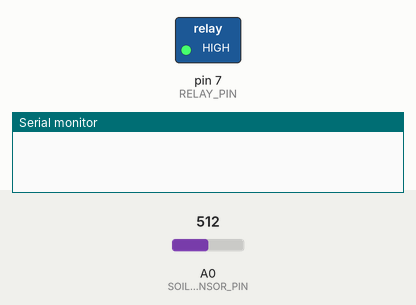
The sketch below on a simulated Arduino Uno, built with avr-gcc and run on an emulated ATmega328P. Parts: switched loads named in the sketch (green lamp = pin HIGH), the last lines printed to the serial monitor. Inputs (shaded band) come from the test bench; at power-on: A0 (SOIL_SENSOR_PIN) = 512.

Above: at 1.2 s.
1.3 s: A0 (SOIL_SENSOR_PIN) set to 581
7.5 s: A0 (SOIL_SENSOR_PIN) set to 617
At 10.0 s:
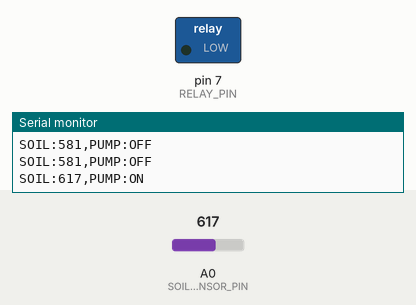
10.5 s: A0 (SOIL_SENSOR_PIN) set to 418
13.2 s: A0 (SOIL_SENSOR_PIN) set to 393
At 15.8 s:
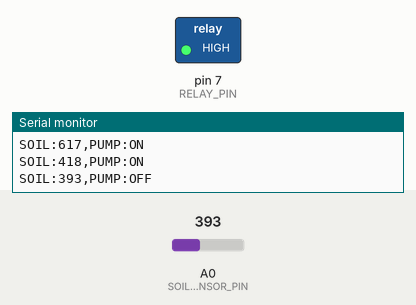
16.5 s: A0 (SOIL_SENSOR_PIN) set to 610
At 19.3 s:
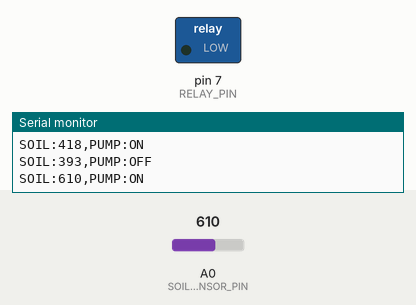
Timing chart, 0 to 20.5 s (numbered marks = the images above; inputs shaded):
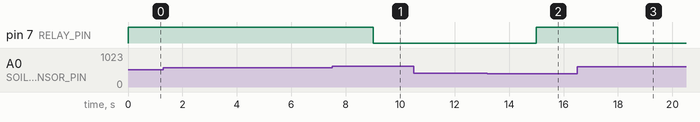

The sketch:

smartfarm.ino
```cpp
// =============================================
// 스마트팜 자동 급수 시스템
// Spring Boot 대시보드 연동 버전
//
// [송신] Arduino → PC (3초마다)
//   형식: SOIL:850,PUMP:OFF
//
// [수신] PC → Arduino (대시보드 수동 제어)
//   형식: PUMP_ON 또는 PUMP_OFF
// =============================================

// 핀 설정
const int SOIL_SENSOR_PIN = A0;  // 토양수분 센서 아날로그 핀
const int RELAY_PIN = 7;         // 릴레이 디지털 핀

// 자동 제어 임계값 (analogRead 범위: 0 ~ 1023, 높을수록 건조)
const int DRY_THRESHOLD = 600;   // 이상이면 건조 → 펌프 자동 ON
const int WET_THRESHOLD = 400;   // 이하면 충분 → 펌프 자동 OFF

// 서버 시뮬레이션 주기(3초)와 동일하게 설정
const unsigned long SEND_INTERVAL = 3000;

bool isPumping = false;
unsigned long lastSendTime = 0;

// 수동 제어 모드: 대시보드 버튼 누르면 30초간 자동 제어 억제
bool manualMode = false;
unsigned long manualModeUntil = 0;

void setup() {
  // baud rate는 application.yaml serial.baud-rate: 9600 과 반드시 일치해야 함
  Serial.begin(9600);
  pinMode(RELAY_PIN, OUTPUT);
  // 릴레이 모듈은 LOW가 ON이므로 초기값 HIGH(OFF)로 설정
  digitalWrite(RELAY_PIN, HIGH);
}

void loop() {
  // 서버(대시보드)에서 수동 제어 명령 수신
  if (Serial.available()) {
    String cmd = Serial.readStringUntil('\n');
    cmd.trim();
    if (cmd == "PUMP_ON") {
      manualMode = true;
      manualModeUntil = millis() + 30000;
      pumpOn();
    } else if (cmd == "PUMP_OFF") {
      manualMode = true;
      manualModeUntil = millis() + 30000;
      pumpOff();
    }
  }

  unsigned long now = millis();
  if (now - lastSendTime >= SEND_INTERVAL) {
    lastSendTime = now;

    int soilRaw = analogRead(SOIL_SENSOR_PIN);

    // 수동 모드 타임아웃 해제
    if (manualMode && millis() > manualModeUntil) {
      manualMode = false;
    }

    // 자동 제어: 수동 모드일 땐 스킵
    if (!manualMode) {
      if (soilRaw >= DRY_THRESHOLD && !isPumping) {
        pumpOn();
      } else if (soilRaw <= WET_THRESHOLD && isPumping) {
        pumpOff();
      }
    }

    // 서버로 데이터 전송 (이 줄 외에 다른 Serial.print 금지 — 서버 파싱 오류 원인)
    Serial.print("SOIL:");
    Serial.print(soilRaw);
    Serial.print(",PUMP:");
    Serial.println(isPumping ? "ON" : "OFF");
  }
}

/**
 * 릴레이를 켜서 펌프를 작동시킵니다.
 * 릴레이 모듈은 LOW 신호에서 ON 동작합니다.
 */
void pumpOn() {
  digitalWrite(RELAY_PIN, LOW);
  isPumping = true;
}

/**
 * 릴레이를 꺼서 펌프를 정지시킵니다.
 */
void pumpOff() {
  digitalWrite(RELAY_PIN, HIGH);
  isPumping = false;
}
```

Measured:
- the behaviour switches between 599 and 600 on A0 (SOIL_SENSOR_PIN) (found by bisection; images 0 and 1)
- the behaviour switches between 401 and 400 on A0 (SOIL_SENSOR_PIN) (found by bisection; images 1 and 2)
- after the input at 7.5 s, pin 7 (RELAY_PIN): HIGH → LOW after 1.5 s
- after the input at 13.2 s, pin 7 (RELAY_PIN): LOW → HIGH after 1.8 s
- after the input at 16.5 s, pin 7 (RELAY_PIN): HIGH → LOW after 1.5 s
